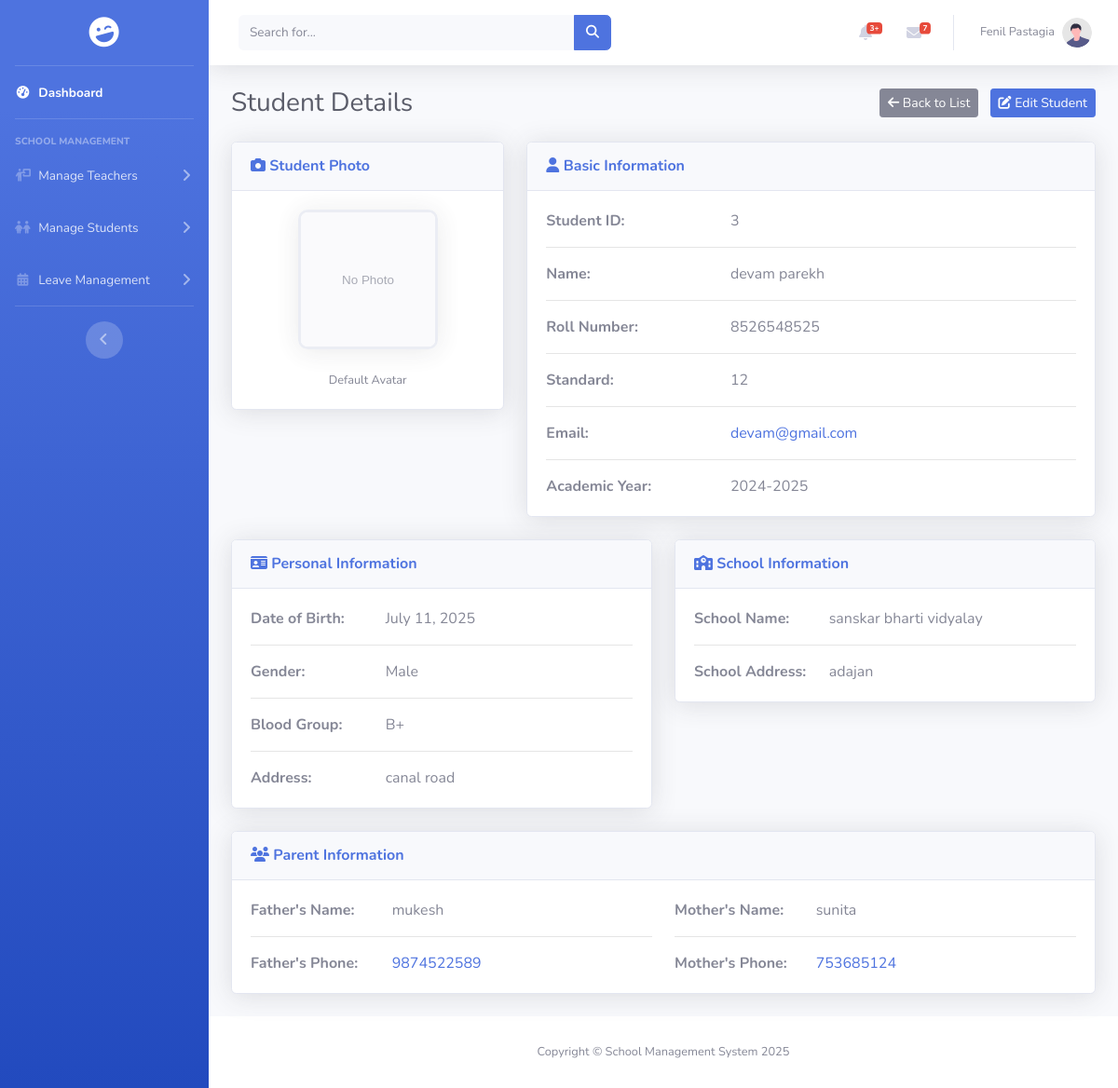
The page /pages/student/view.php?id=3 (signed in) on the database as committed earlier.
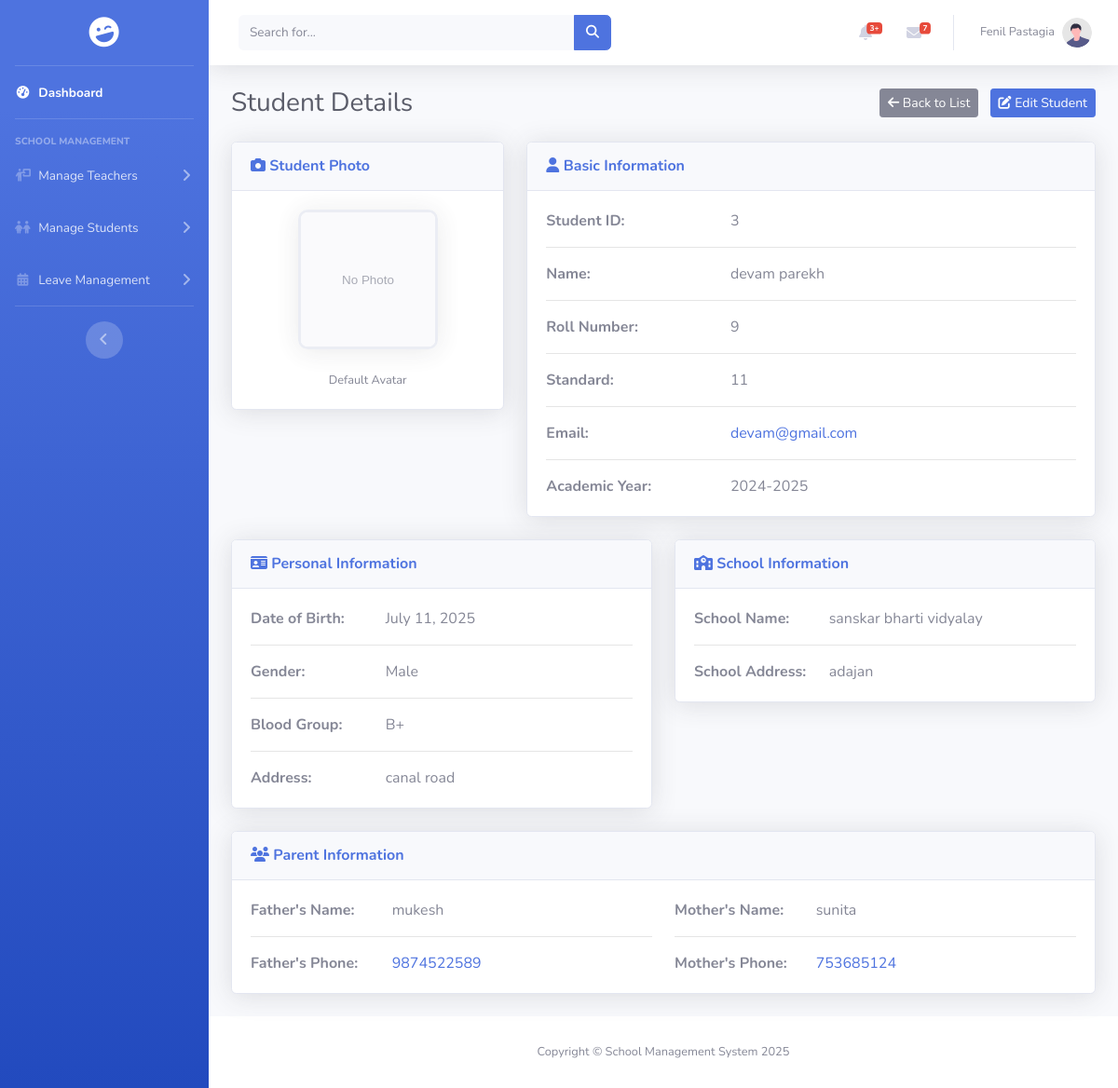
The same page on the database as committed later.
### tables this page shows
CREATE TABLE `student` (
  `id` int(11) NOT NULL,
  `student_image` varchar(255) DEFAULT NULL,
  `student_name` varchar(50) DEFAULT NULL,
  `rollno` varchar(10) DEFAULT NULL,
  `std` varchar(4) DEFAULT NULL,
  `email` varchar(50) NOT NULL,
  `password` varchar(255) NOT NULL,
  `academic_year` varchar(9) DEFAULT NULL,
  `school_id` int(11) DEFAULT NULL,
  `dob` date DEFAULT NULL,
  `gender` enum('male','female','others') DEFAULT NULL,
  `blood_group` enum('a+','a-','b+','b-','ab+','ab-','o+','o-') DEFAULT NULL,
  `address` text DEFAULT NULL,
  `father_name` varchar(50) DEFAULT NULL,
  `father_phone` varchar(10) DEFAULT NULL,
  `mother_name` varchar(50) DEFAULT NULL,
  `mother_phone` varchar(10) DEFAULT NULL
);

CREATE TABLE `school` (
  `id` int(11) NOT NULL,
  `school_logo` varchar(255) DEFAULT NULL,
  `school_name` varchar(100) DEFAULT NULL,
  `email` varchar(50) DEFAULT NULL,
  `phone` varchar(10) DEFAULT NULL,
  `school_opening` date DEFAULT NULL,
  `school_type` enum('Government','Private') DEFAULT NULL,
  `education_board` set('CBSE','State','IGCSE') DEFAULT NULL,
  `school_medium` set('English','Hindi','Regional Language') DEFAULT NULL,
  `school_category` set('Pre-Primary','Primary','Upper Primary','Secondary','Higher Secondary') DEFAULT NULL,
  `address` text DEFAULT NULL
);

### pages/student/view.php (the view, shortened to what the rows shown need)
<?php
include_once "../../includes/connect.php";
$student_id = isset($_GET['id']) ? intval($_GET['id']) : 0;
$query = "SELECT s.*, sc.school_name, sc.address as school_address
          FROM student s
          LEFT JOIN school sc ON s.school_id = sc.id
          WHERE s.id = ?";
$stmt = mysqli_prepare($conn, $query);
mysqli_stmt_bind_param($stmt, "i", $student_id);
mysqli_stmt_execute($stmt);
$result = mysqli_stmt_get_result($stmt);
$student = mysqli_fetch_assoc($result);
?>
<!DOCTYPE html>
<html lang="en">
<head>
    <link href="../../assets/vendor/fontawesome-free/css/all.min.css" rel="stylesheet" type="text/css">
    <link rel="stylesheet" href="https://cdnjs.cloudflare.com/ajax/libs/font-awesome/6.5.2/css/all.min.css" />
    <link href="../../assets/css/sb-admin-2.min.css" rel="stylesheet">
</head>
<body id="page-top">
    <div id="wrapper">
        <div id="content-wrapper" class="d-flex flex-column">
            <div id="content">
                <div class="container-fluid">
                    <div class="d-sm-flex align-items-center justify-content-between mb-4">
                        <h1 class="h3 mb-0 text-gray-800">Student Details</h1>
                    </div>
                    <div class="row">
                        <div class="col-lg-8 mb-4">
                            <div class="card shadow">
                                <div class="card-body">
                                    <div class="row">
                                        <div class="col-sm-4 font-weight-bold">Student ID:</div>
                                        <div class="col-sm-8"><?php echo htmlspecialchars($student['id']); ?></div>
                                    </div>
                                    <div class="row">
                                        <div class="col-sm-4 font-weight-bold">Name:</div>
                                        <div class="col-sm-8">
                                            <?php echo htmlspecialchars($student['student_name'] ?? 'N/A'); ?></div>
                                    </div>
                                    <div class="row">
                                        <div class="col-sm-4 font-weight-bold">Roll Number:</div>
                                        <div class="col-sm-8">
                                            <?php echo htmlspecialchars($student['rollno'] ?? 'N/A'); ?></div>
                                    </div>
                                    <div class="row">
                                        <div class="col-sm-4 font-weight-bold">Standard:</div>
                                        <div class="col-sm-8"><?php echo htmlspecialchars($student['std'] ?? 'N/A'); ?>
                                        </div>
                                    </div>
                                    <div class="row">
                                        <div class="col-sm-8">
                                            <?php if ($student['email']): ?>
                                                <a href="mailto:<?php echo htmlspecialchars($student['email']); ?>">
                                                    <?php echo htmlspecialchars($student['email']); ?>
                                                </a>
                                            <?php else: ?>
                                                N/A
                                            <?php endif; ?>
                                        </div>
                                    </div>
                                    <div class="row">
                                        <div class="col-sm-4 font-weight-bold">Academic Year:</div>
                                        <div class="col-sm-8">
                                            <?php echo htmlspecialchars($student['academic_year'] ?? 'N/A'); ?></div>
                                    </div>
                                </div>
                            </div>
                        </div>
                        <div class="col-lg-6 mb-4">
                            <div class="card shadow">
                                <div class="card-body">
                                    <div class="row">
                                        <div class="col-sm-4 font-weight-bold">Date of Birth:</div>
                                        <div class="col-sm-8">
                                            <?php
                                            if ($student['dob']) {
                                                echo date('F j, Y', strtotime($student['dob']));
                                            } else {
                                                echo 'N/A';
                                            }
                                            ?>
                                        </div>
                                    </div>
                                    <div class="row">
                                        <div class="col-sm-4 font-weight-bold">Gender:</div>
                                        <div class="col-sm-8">
                                            <?php echo htmlspecialchars(ucfirst($student['gender'] ?? 'N/A')); ?></div>
                                    </div>
                                    <div class="row">
                                        <div class="col-sm-4 font-weight-bold">Blood Group:</div>
                                        <div class="col-sm-8">
                                            <?php echo htmlspecialchars(strtoupper($student['blood_group'] ?? 'N/A')); ?>
                                        </div>
                                    </div>
                                    <div class="row">
                                        <div class="col-sm-4 font-weight-bold">Address:</div>
                                        <div class="col-sm-8">
                                            <?php echo htmlspecialchars($student['address'] ?? 'N/A'); ?></div>
                                    </div>
                                </div>
                            </div>
                        </div>
                        <div class="col-lg-6 mb-4">
                            <div class="card shadow">
                                <div class="card-body">
                                    <div class="row">
                                        <div class="col-sm-4 font-weight-bold">School Name:</div>
                                        <div class="col-sm-8">
                                            <?php echo htmlspecialchars($student['school_name'] ?? 'N/A'); ?></div>
                                    </div>
                                    <div class="row">
                                        <div class="col-sm-4 font-weight-bold">School Address:</div>
                                        <div class="col-sm-8">
                                            <?php echo htmlspecialchars($student['school_address'] ?? 'N/A'); ?></div>
                                    </div>
                                </div>
                            </div>
                        </div>
                        <div class="col-lg-12 mb-4">
                            <div class="card shadow">
                                <div class="card-body">
                                    <div class="row">
                                        <div class="col-md-6">
                                            <div class="row">
                                                <div class="col-sm-4 font-weight-bold">Father's Name:</div>
                                                <div class="col-sm-8">
                                                    <?php echo htmlspecialchars($student['father_name'] ?? 'N/A'); ?>
                                                </div>
                                            </div>
                                            <div class="row">
                                                <div class="col-sm-8">
                                                    <?php if ($student['father_phone']): ?>
                                                        <a
                                                            href="tel:<?php echo htmlspecialchars($student['father_phone']); ?>">
                                                            <?php echo htmlspecialchars($student['father_phone']); ?>
                                                        </a>
                                                    <?php else: ?>
                                                        N/A
                                                    <?php endif; ?>
                                                </div>
                                            </div>
                                        </div>
                                        <div class="col-md-6">
                                            <div class="row">
                                                <div class="col-sm-4 font-weight-bold">Mother's Name:</div>
                                                <div class="col-sm-8">
                                                    <?php echo htmlspecialchars($student['mother_name'] ?? 'N/A'); ?>
                                                </div>
                                            </div>
                                            <div class="row">
                                                <div class="col-sm-8">
                                                    <?php if ($student['mother_phone']): ?>
                                                        <a
                                                            href="tel:<?php echo htmlspecialchars($student['mother_phone']); ?>">
                                                            <?php echo htmlspecialchars($student['mother_phone']); ?>
                                                        </a>
                                                    <?php else: ?>
                                                        N/A
                                                    <?php endif; ?>
                                                </div>
                                            </div>
                                        </div>
                                    </div>
                                </div>
                            </div>
                        </div>
                    </div>
                </div>
                </div>
            </div>
        </div>
</body>
</html>

Rows that differ between the two databases and show on the page:
changed student "devam parekh": rollno "8526548525" → "9"; std "12" → "11"
